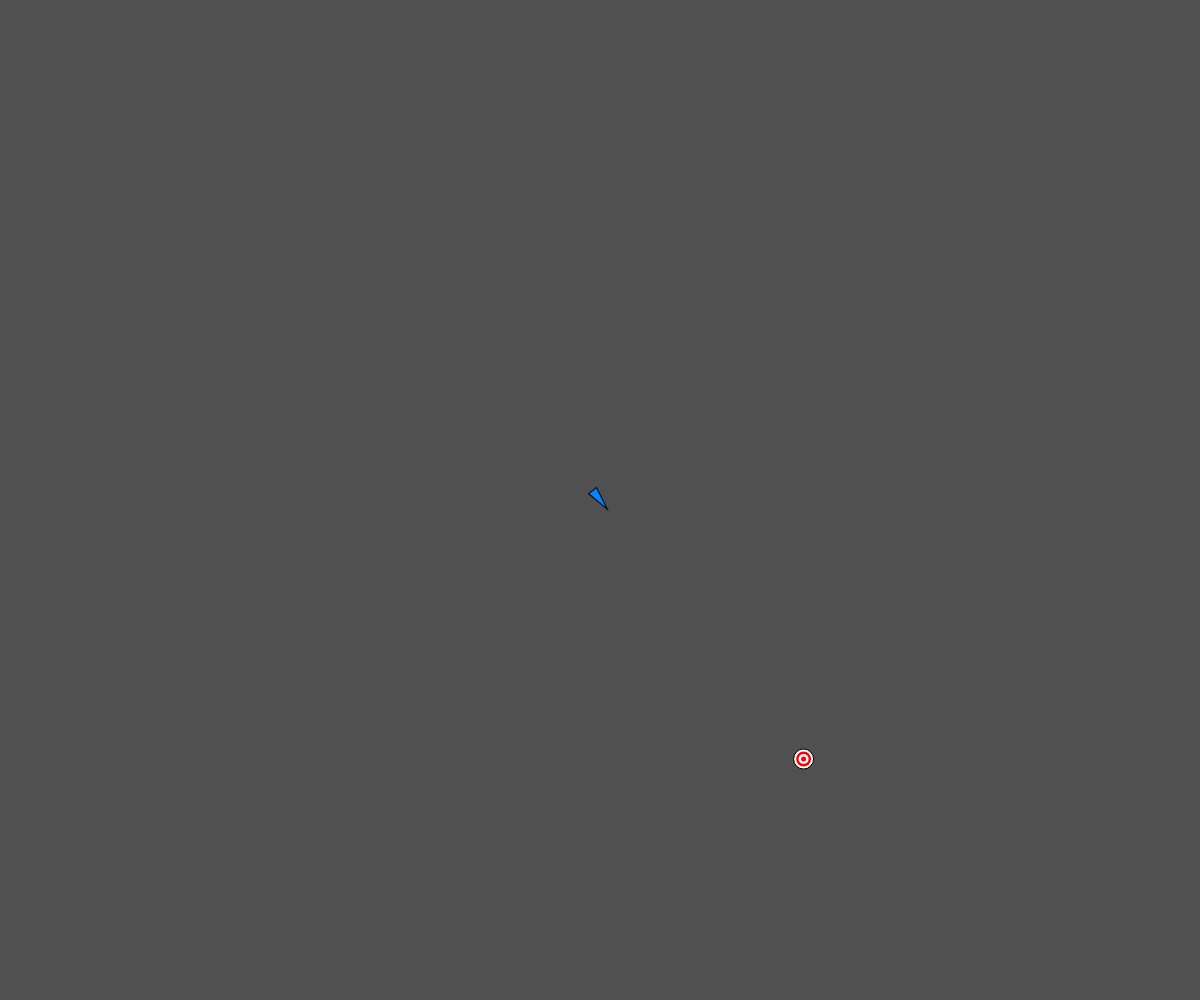
Frame 1 (no input)
Frame 60 (no input): blank canvas, image omitted
Frame 120 (the mouse pressed at the canvas centre since frame 60): blank canvas, image omitted

The p5.js sketch that drew this single still picture (run headless with seeded random() and noise() and a simulated clock; from frame 60 on, the mouse is pressed at the canvas centre):

// p5.js sketch
// ── sketch.js
/*
  Creates two walker objects.
  The first walker accelerates towards the position of the second walker.
  The second walker uses 1D Perlin Noise to generate both an x and y position.
*/

let walker;

function setup() {
  // create canvas the width and height of the window being drawn to
  createCanvas(window.innerWidth, window.innerHeight);
  walker = new AimedWalker(createVector(width / 2, height / 2));
}

function draw() {
  // each frame, redrawn background, then update walker, then draw walker
  background(80);
  walker.update();
  walker.draw();
}

function AimedWalker(position) {
  this._constructor = function(position) {
    // set initial position to vector that's passed in and initial velocity to zero
    this.pos = position;
    this.vel = createVector(0, 0);

    // create target that Walker will aim for, in this case, a PerlinWalker instance
    this.target = new PerlinWalker();
  }

  this.update = function() {
    // update the target first
    this.target.update();

    // acceleration equal to the targets position vector minus this position vector
    // acceleration magnitude set to 0.01 to prevent exessive acceleration
    this.acc = p5.Vector.sub(this.target.getPos(), this.pos);
    this.acc.setMag(0.01);

    this.vel.add(this.acc);
    this._normalizeVelocity(3);
    this.pos.add(this.vel);

    // create vector pointing directly up
    const vUp = createVector(0, -1);

    // find the angle between vUp and this velocity vector
    this.angle = vUp.angleBetween(this.vel);
  }

  this.draw = function() {
    // draw the target first
    this.target.draw();

    fill('#0084FF');
    strokeWeight(1);
    
    // translate canvas to this position and rotate by this angle
    translate(this.pos.x, this.pos.y);
    rotate(this.angle);

    // draw triangle after this translation/rotation so that triangle  
    // is pointing along the same angle as this velocity vector
    triangle(0, -12, -5, 12, 5, 12);
  }

  this._normalizeVelocity = function(maxVelocity) {
    // limits the max velocity to given input to prevent excessive build up of speed
    // causing walker to leave canvas edges for extended periods of time
    if (this.vel.mag() >= maxVelocity) {
      this.vel.setMag(maxVelocity);
    }
  }

  this._constructor(position);
}

function PerlinWalker() {
  this._constructor = function() {
    // set initial offset along 1D Perlin Noise for both x and y position values
    // both xOff and yOff are using same Perlin Noise graph, however greatly seperated
    // from each other to remove correlation
    this.xOff = 0;
    this.yOff = 10000;
  }

  this.getPos = function() {
    return this.pos;
  }

  this.update = function() {
    // each update, this position is set to a new vector pointing towards the 
    // next value for both xOff and yOff, scaled by width and height respectively
    this.pos = createVector(noise(this.xOff) * width, noise(this.yOff) * height);

    this.xOff += 0.001;
    this.yOff += 0.001;
  }

  this.draw = function() {
    // this draw function creates a series of alternating white and red
    // circles of decreasing sizes to mimic a target

    fill(255);
    strokeWeight(1);
    ellipse(this.pos.x, this.pos.y, 20, 20);

    // only outer circle should have an outline
    strokeWeight(0);

    fill('red');
    ellipse(this.pos.x, this.pos.y, 15, 15);

    fill(255);
    ellipse(this.pos.x, this.pos.y, 10, 10);

    fill('red');
    ellipse(this.pos.x, this.pos.y, 5, 5);
  }

  this._constructor();
}
